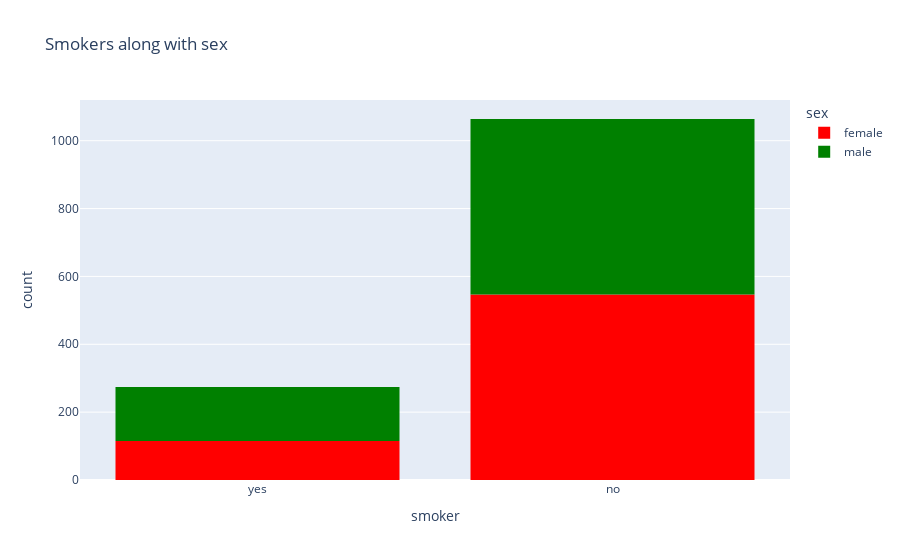

Notebook cell for this chart:
### Code cell
px.histogram(df,x='smoker', color='sex', color_discrete_sequence=['red', 'green'],title='Smokers along with sex')

### Figure 1 — Plotly figure (JSON) as saved in the notebook; plotly's stock layout.template omitted (floating-point values rounded to 4 significant figures; data arrays with more than 128 entries replaced by an {"elided": "..."} marker saying what was removed)
{"data": [{"alignmentgroup": "True", "bingroup": "x", "hovertemplate": "sex=female<br>smoker=%{x}<br>count=%{y}<extra></extra>", "legendgroup": "female", "marker": {"color": "red", "pattern": {"shape": ""}}, "name": "female", "offsetgroup": "female", "orientation": "v", "showlegend": true, "type": "histogram", "x": {"elided": "662 str values"}, "xaxis": "x", "yaxis": "y"}, {"alignmentgroup": "True", "bingroup": "x", "hovertemplate": "sex=male<br>smoker=%{x}<br>count=%{y}<extra></extra>", "legendgroup": "male", "marker": {"color": "green", "pattern": {"shape": ""}}, "name": "male", "offsetgroup": "male", "orientation": "v", "showlegend": true, "type": "histogram", "x": {"elided": "676 str values"}, "xaxis": "x", "yaxis": "y"}], "layout": {"barmode": "relative", "legend": {"title": {"text": "sex"}, "tracegroupgap": 0}, "title": {"text": "Smokers along with sex"}, "xaxis": {"anchor": "y", "domain": [0, 1], "title": {"text": "smoker"}}, "yaxis": {"anchor": "x", "domain": [0, 1], "title": {"text": "count"}}}}
